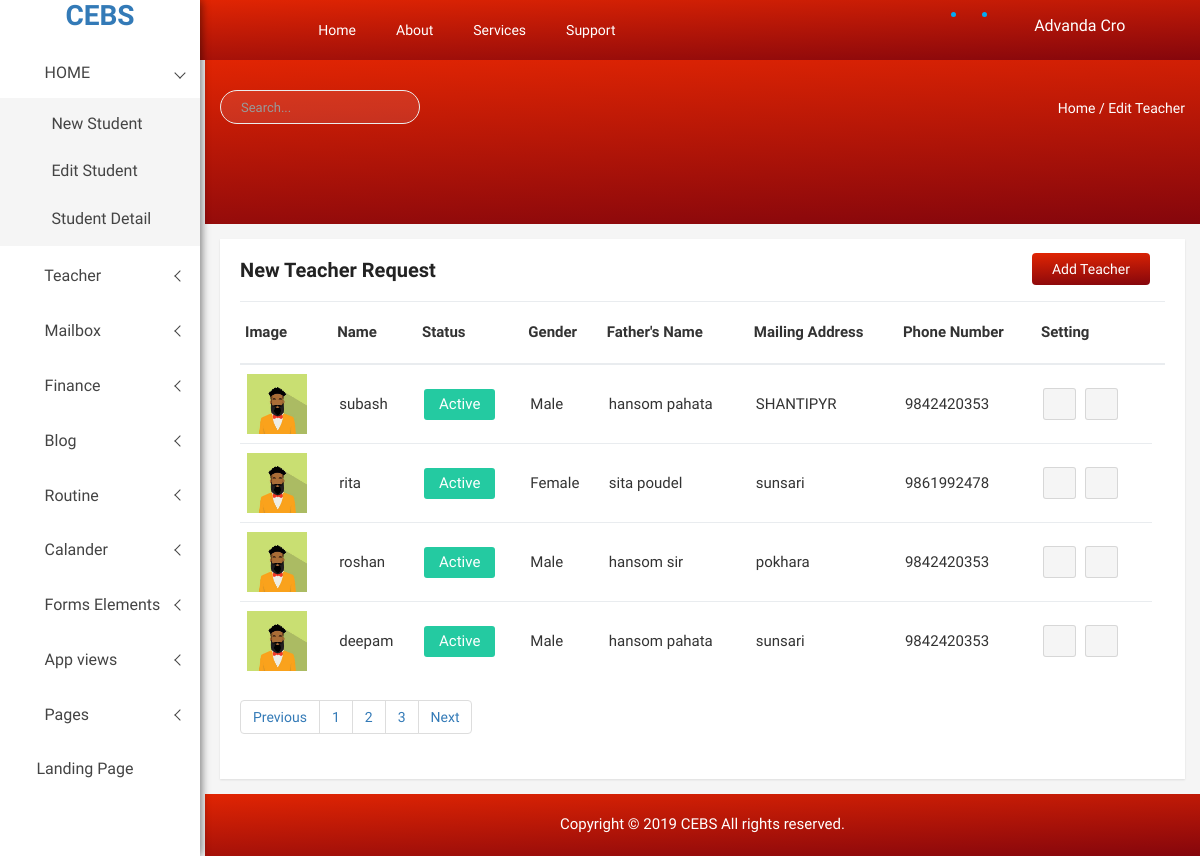
Page /teacher/approve/ on the committed database.
### teacher/models.py (models this page shows, shortened)
class teacher_detail(models.Model):
    teacher_id = models.AutoField
    FirstName = models.CharField(max_length=20)
    LastName = models.CharField(max_length=20)
    date = models.DateField(auto_now=True)
    GaurdainsName = models.CharField(max_length=30)
    Occupation = models.CharField(max_length=30 ,default="Agricultural")
    MailingAddress = models.CharField(max_length=30,default="Kathmandu")
    image = models.ImageField(upload_to='images/profile/', blank=True, null=True, default='/images/avatar.jpg')
    Gender = models.CharField(max_length=20 ,default="Male")
    PhoneNumber = models.CharField(max_length=10,default="None")
    Services=models.CharField(max_length=30,default="None")
    gmailid=models.CharField(max_length=30,default="None")
    LastteachingInstitution = models.CharField(max_length=400 ,default="None")
    runningteachingInstitution = models.CharField(max_length=1000,default="None")
    laststudyinstitution=models.CharField(max_length=100, default="None")
    PercentageinlastGrade = models.CharField(max_length=2,default="0")
    HigherGrade =models.CharField(max_length=2, default="one")
    experience=models.CharField(max_length=2,default="none")

### teacher/views.py (the view)
# urls.py: path('approve/', views.approve, name="NewStudent"),
def approve(request):
    teacher = teacher_detail.objects.all()
    return render(request, 'teacher/approve-teacher.html', {'teacher': teacher})

### teacher/templates/teacher/approve-teacher.html (shortened to what this page needs)
{% extends "cebsapp/basic.html" %}
{% load static %}
{% block stitle%}Home{%endblock%}
{% block s1title%}Edit Teacher{%endblock%}
{% block body%}
<div class="product-status mg-tb-15">
            <div class="container-fluid">
                <div class="row">
                    <div class="col-lg-12 col-md-12 col-sm-12 col-xs-12">
                        <div class="product-status-wrap">
                            <h4>New Teacher Request</h4>
                            <div class="add-product">
                                <a href="/new-student">Add Teacher</a>
                            </div>
                            <table>
                                <tr>
                                    <th>Image</th>
                                    <th>Name</th>
                                    <th>Status</th>
                                    <th>Gender</th>
                                    <th>Father's Name</th>
                                    <th>Mailing Address</th>
                                    <th>Phone Number</th>
                                    <th>Setting</th>
                                    <th></th>
                                </tr>
                                {% for teacher in teacher %}
                                <tr>
                                    <td><img src="{{teacher.image.url}}" alt="" /></td>
                                    <td>{{ teacher.FirstName}}</td>
                                    <td>
                                        <button class="pd-setting">Active</button>
                                    </td>
                                    <td>{{teacher.Gender}}</td>
                                    <td>{{teacher.GaurdainsName}}</td>
                                    <td>{{teacher.MailingAddress}}</td>
                                    <td>{{teacher.PhoneNumber}}</td>
                                    <td>
                                        <a href="/teacher/edit_teacher/{{teacher.id}}"><button data-toggle="tooltip" title="Edit" class="pd-setting-ed"><i class="fa fa-pencil-square-o" aria-hidden="true"></i></button></a>
                                        <a href="/teacher/delete/{{teacher.id}}"> <button data-toggle="tooltip" onclick="return alert('Are you sure you want to delete {{teacher.FirstName}}&nbsp;{{teacher.LastName}} from Record?');" title="Trash" class="pd-setting-ed"><i class="fa fa-trash-o" aria-hidden="true"></i></button></a>
                                    </td>
                                </tr>
                                {% endfor %}
                            </table>
                            <div class="custom-pagination">
                                <nav aria-label="Page navigation example">
                                    <ul class="pagination">
                                        <li class="page-item"><a class="page-link" href="#">Previous</a></li>
                                        <li class="page-item"><a class="page-link" href="#">1</a></li>
                                        <li class="page-item"><a class="page-link" href="#">2</a></li>
                                        <li class="page-item"><a class="page-link" href="#">3</a></li>
                                        <li class="page-item"><a class="page-link" href="#">Next</a></li>
                                    </ul>
                                </nav>
                            </div>
                        </div>
                    </div>
                </div>
            </div>
        </div>
{% endblock%}

### rows in the picture
teacher_detail: image (placeholder picture), FirstName "subash", Gender "Male", GaurdainsName "hansom pahata", MailingAddress "SHANTIPYR", PhoneNumber "9842420353"
teacher_detail: image (placeholder picture), FirstName "rita", Gender "Female", GaurdainsName "sita poudel", MailingAddress "sunsari", PhoneNumber "9861992478"
teacher_detail: image (placeholder picture), FirstName "roshan", Gender "Male", GaurdainsName "hansom sir", MailingAddress "pokhara", PhoneNumber "9842420353"
teacher_detail: image (placeholder picture), FirstName "deepam", Gender "Male", GaurdainsName "hansom pahata", MailingAddress "sunsari", PhoneNumber "9842420353"
